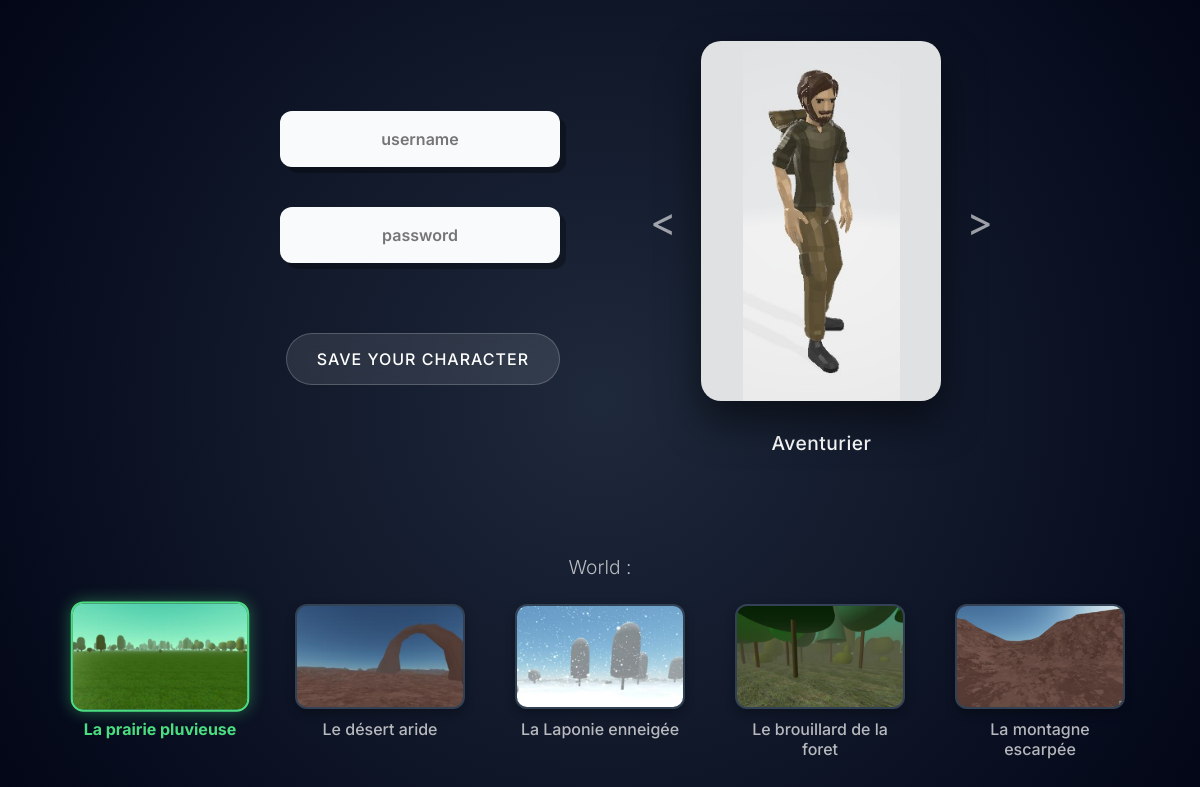
The app's page /index.php?page=create_avatar with its own data.
### tables this page shows
CREATE TABLE IF NOT EXISTS `world` (
  `idWorld` int(11) NOT NULL AUTO_INCREMENT PRIMARY KEY,
  `nameWorld` varchar(100) NOT NULL,
  `imgWorld` varchar(255) DEFAULT NULL,
  `urlWorld` varchar(255) NOT NULL
);

### src/Controller/UserController.php (called while the page is built, shortened)
<?php
require_once '../config/db.php';
require_once '../src/Model/WorldModel.php';
class UserController
{
    private $worldModel;
    public function __construct()
    {
        $database = new Database();
        $this->db = $database->getConnection();
        $this->worldModel = new WorldModel($this->db);
    }
    public function createAvatarForm()
    {
        $worlds = $this->worldModel->findAll();
        require_once '../src/View/form.php';
    }
}

### config/db.php (called while the page is built, shortened)
<?php
class Database {
    private $host = "127.0.0.1";
    private $db_name = "chopin_vr";
    private $username = "root";
    private $password = "";
    public function getConnection() {
        $this->conn = null;
        try {
            $this->conn = new PDO("mysql:host=" . $this->host . ";dbname=" . $this->db_name, $this->username, $this->password);
            $this->conn->exec("set names utf8");
            $this->conn->setAttribute(PDO::ATTR_ERRMODE, PDO::ERRMODE_EXCEPTION);
        } catch(PDOException $exception) {
            echo "Erreur de connexion : " . $exception->getMessage();
        }
        return $this->conn;
    }
}

### src/Model/WorldModel.php (called while the page is built)
<?php
class WorldModel {
    private $conn;
    private $table_name = "world";
    public function __construct($db) {
        $this->conn = $db;
    }
    public function findAll() {
        $query = "SELECT * FROM " . $this->table_name;
        $stmt = $this->conn->prepare($query);
        $stmt->execute();
        return $stmt->fetchAll(PDO::FETCH_ASSOC);
    }
}

### src/View/form.php (the view, shortened to what this page needs)
<!DOCTYPE html>
<html lang="fr">
<head>
    <link rel="stylesheet" href="assets/css/style.css">
</head>
<body>
    <div class="main-layout-container">
        <form action="index.php?page=create_process" method="POST" id="profileForm" class="create-form-grid">
            <div class="left-inputs">
                <div class="input-wrapper">
                    <input type="text" name="username" placeholder="username" required class="glass-input shadow-input"
                        autocomplete="off">
                </div>
                <div class="input-wrapper">
                    <input type="password" name="password" placeholder="password" required
                        class="glass-input shadow-input" pattern="(?=.*[A-Z])(?=.*\d)(?=.*[\W_]).{8,}"
                        title="8 caractères min, 1 majuscule, 1 chiffre, 1 spécial">
                </div>
                <button type="submit" class="glass-submit-btn">Save your character</button>
            </div>
            <div class="right-avatar">
                <button type="button" id="prevBtn" class="nav-arrow left-arrow">&lt;</button>
                <div class="avatar-card">
                    <img src="" alt="Avatar" id="avatarPreview" class="avatar-img-layer">
                </div>
                <button type="button" id="nextBtn" class="nav-arrow right-arrow">&gt;</button>
                <div class="avatar-name-display" id="avatarName">Adventurer</div>
            </div>
            <div class="bottom-worlds-section">
                <div class="worlds-label">World :</div>
                <div class="worlds-grid">
                    <?php if (isset($worlds)): ?>
                        <?php foreach ($worlds as $world): ?>
                            <div class="world-item-container" data-id="<?php echo $world['idWorld']; ?>">
                                <div class="world-card-image">
                                    <img src="<?php echo htmlspecialchars($world['imgWorld'] ?? ''); ?>"
                                        alt="<?php echo htmlspecialchars($world['nameWorld']); ?>">
                                </div>
                                <span class="world-title"><?php echo htmlspecialchars($world['nameWorld']); ?></span>
                            </div>
                        <?php endforeach; ?>
                    <?php endif; ?>
                </div>
            </div>
        </form>
    </div>
</body>
</html>

### public/index.php (shortened to what this page needs)
<?php
require_once '../src/Controller/UserController.php';
$controller = new UserController();
$page = $_GET['page'] ?? 'home';
switch ($page) {
    case 'create_avatar':
        $controller->createAvatarForm();
        break;
}

### public/assets/css/style.css (style rules this page uses)
* { margin: 0; padding: 0; box-sizing: border-box; font-family: 'Inter', sans-serif; }
body { background: radial-gradient(circle at center, #1e293b 0%, #020617 100%); min-height: 100vh; color: white; display: flex; justify-content: center; align-items: center; overflow-x: hidden; }
.main-layout-container { width: 100%; max-width: 1200px; height: 100vh; display: flex; flex-direction: column; align-items: center; justify-content: center; padding: 20px; }
.create-form-grid { display: grid; grid-template-columns: 1fr 1fr; grid-template-rows: 1fr auto; column-gap: 80px; row-gap: 60px; width: 100%; max-width: 900px; }
.left-inputs { display: flex; flex-direction: column; justify-content: center; align-items: flex-end; gap: 40px; }
.shadow-input { background: #f8fafc; border: none; border-radius: 12px; padding: 18px 25px; width: 280px; font-size: 1rem; color: #334155; text-align: center; font-weight: 600; box-shadow: 6px 6px 0px rgba(0, 0, 0, 0.3); transition: transform 0.2s, box-shadow 0.2s; outline: none; }
.glass-submit-btn { margin-top: 30px; background: rgba(255, 255, 255, 0.1); border: 1px solid rgba(255, 255, 255, 0.2); padding: 15px 30px; color: white; font-size: 1rem; font-weight: 500; border-radius: 50px; cursor: pointer; backdrop-filter: blur(10px); transition: all 0.3s ease; text-transform: uppercase; letter-spacing: 1px; }
.right-avatar { display: grid; grid-template-areas: "prev card next" ". name ."; grid-template-columns: auto auto auto; align-items: center; justify-content: start; gap: 15px; }
.nav-arrow { background: none; border: none; color: rgba(255, 255, 255, 0.6); font-size: 2.5rem; cursor: pointer; padding: 0 10px; transition: color 0.3s; }
.left-arrow { grid-area: prev; }
.right-arrow { grid-area: next; }
.avatar-card { grid-area: card; width: 240px; height: 360px; background: #e0e1e3; border-radius: 20px; position: relative; overflow: hidden; box-shadow: 0 20px 40px rgba(0, 0, 0, 0.5); }
.avatar-img-layer { width: 100%; height: 100%; object-fit: contain; position: absolute; top: 0; left: 0; z-index: 2; }
.avatar-name-display { grid-area: name; text-align: center; margin-top: 15px; font-size: 1.2rem; font-weight: 500; color: white; letter-spacing: 0.5px; }
.bottom-worlds-section { grid-column: 1 / -1; display: flex; flex-direction: column; align-items: center; margin-top: 40px; }
.worlds-label { font-size: 1.2rem; margin-bottom: 25px; color: rgba(255, 255, 255, 0.7); font-weight: 300; }
.worlds-grid { display: flex; gap: 50px; flex-wrap: nowrap; justify-content: center; max-width: 100%; }
.world-item-container { display: flex; flex-direction: column; align-items: center; gap: 10px; cursor: pointer; transition: transform 0.2s; }
.world-card-image { width: 170px; height: 105px; border-radius: 12px; overflow: hidden; border: 2px solid transparent; transition: all 0.3s ease; background: #334155; box-shadow: 0 4px 10px rgba(0, 0, 0, 0.3); }
.world-card-image img { width: 100%; height: 100%; object-fit: cover; }
.world-title { font-size: 1rem; color: rgba(255, 255, 255, 0.7); font-weight: 500; transition: color 0.3s; text-align: center; max-width: 170px; }
.world-item-container.selected .world-card-image { border-color: #4ade80; box-shadow: 0 0 15px rgba(74, 222, 128, 0.4); transform: scale(1.05); }
.world-item-container.selected .world-title { color: #4ade80; font-weight: 700; }

### records on screen
world: shows a picture, nameWorld "La prairie pluvieuse"
world: shows a picture, nameWorld "Le désert aride"
world: shows a picture, nameWorld "La Laponie enneigée"
world: shows a picture, nameWorld "Le brouillard de la foret"
world: shows a picture, nameWorld "La montagne escarpée"
